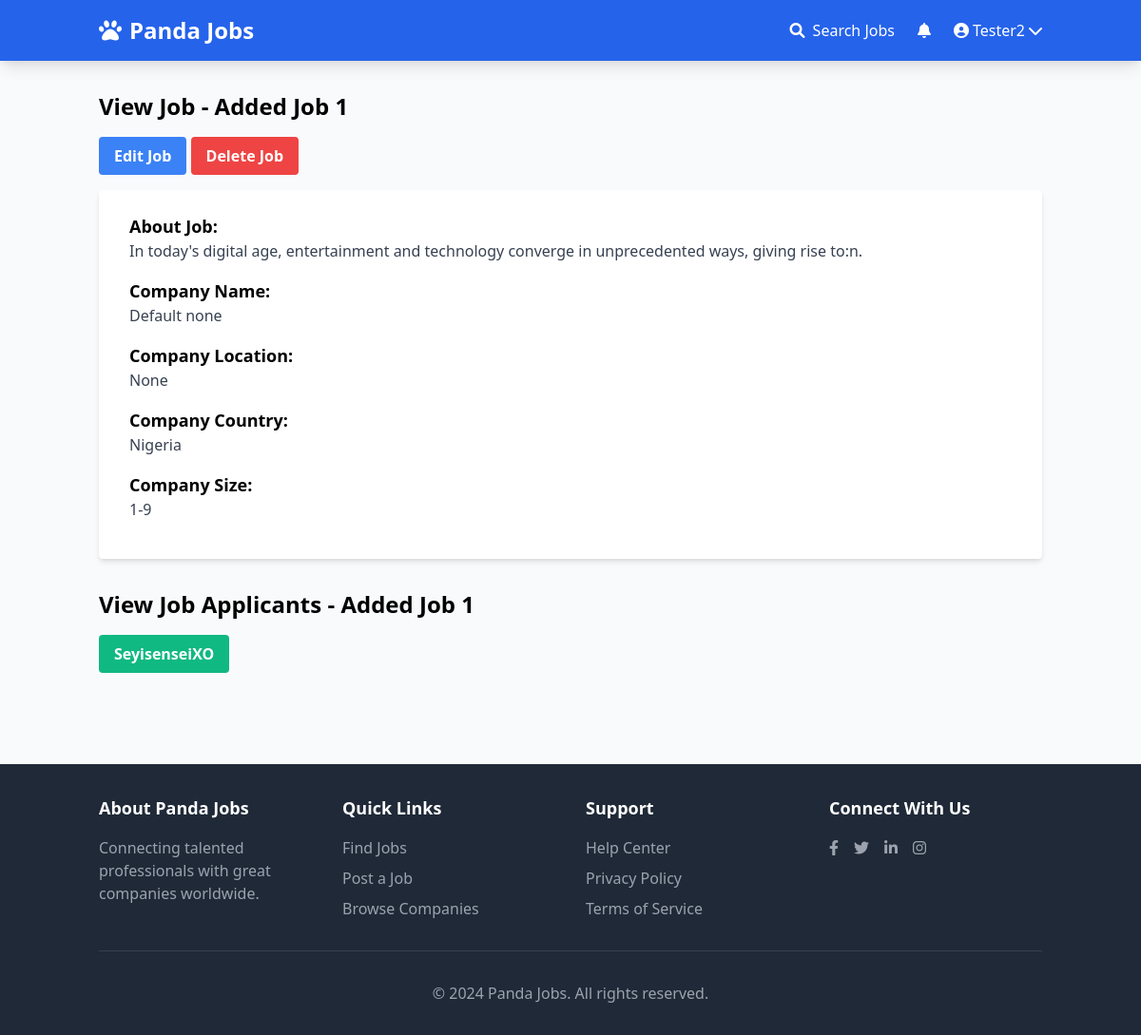
/userprofile/job/6/ (signed in), run on an earlier commit of the app's database.
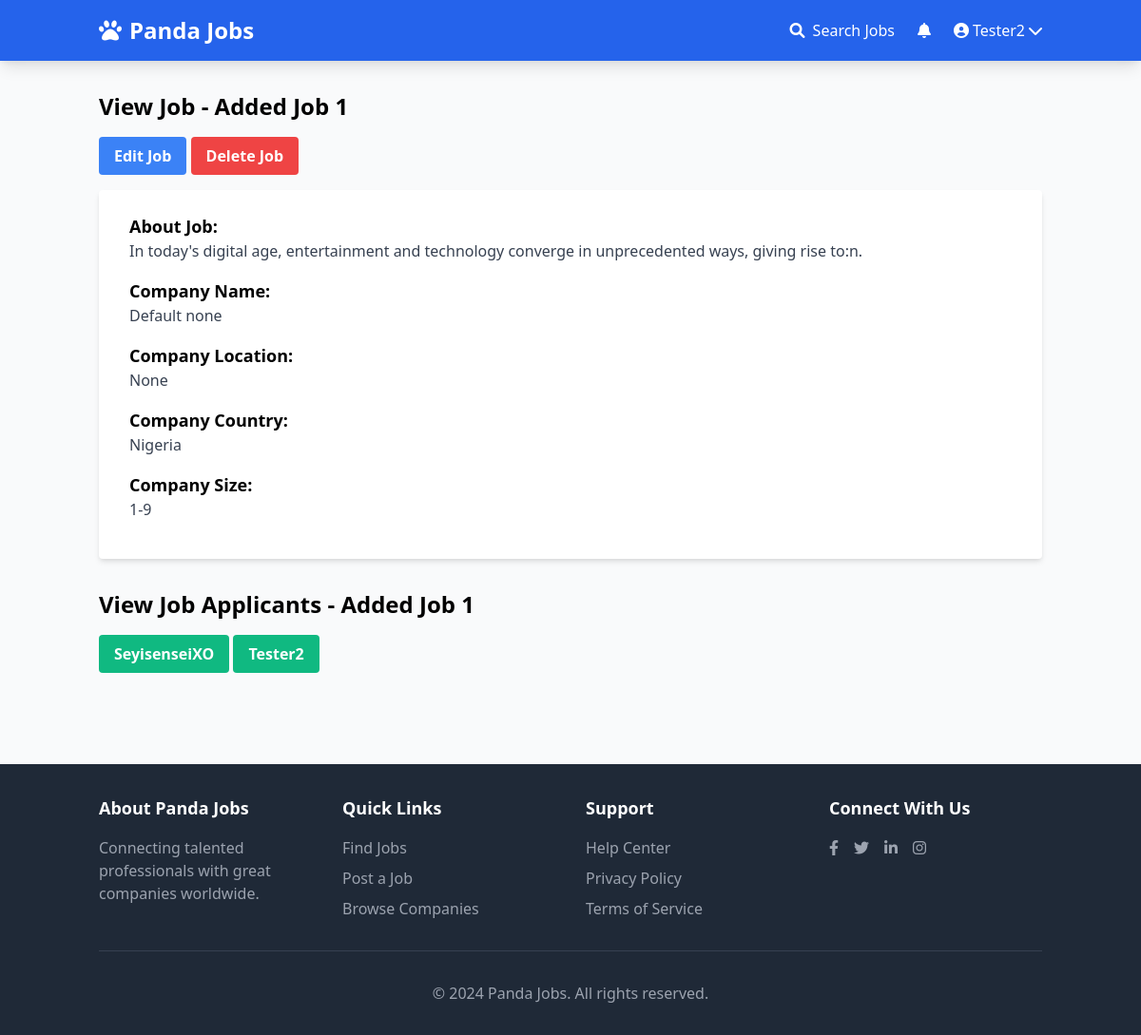
And on a later commit of the database.
### apps/jobs/models.py (models this page shows, shortened)
class JobApplication(models.Model):
    job = models.ForeignKey(Job, related_name='applications', on_delete=models.CASCADE)
    content = models.TextField()
    experience = models.TextField()
    created_at = models.DateTimeField(auto_now_add=True)
    created_by = models.ForeignKey(User, related_name='applications', on_delete=models.CASCADE)
    updated_at = models.DateTimeField(auto_now=True)

### apps/userprofile/views.py (the view)
# urls.py: path('job/<int:job_id>/', view_dashboard_job, name='view_dashboard_job'),
@login_required
def view_dashboard_job(request, job_id):
    job = get_object_or_404(Job, pk=job_id, created_by=request.user)
    return render(request, 'view_dashboard_job.html', {'job':job})

### apps/notifications/context_processors.py (called while the page is built)
def notification(request):
    if request.user.is_authenticated:
        return {'notifications': request.user.notifications.filter(is_read=False)}
    else:
        return {'notifications': []}

### apps/userprofile/templates/view_dashboard_job.html
{% extends 'base.html' %}
{% block content %}
    <div class="container mx-auto">
        <h2 class="text-2xl font-bold mb-4">View Job - {{ job.title }}</h2>
        <a href="{% url 'edit_job' job.id %}" class="bg-blue-500 hover:bg-blue-700 text-white font-bold py-2 px-4 rounded mb-4 inline-block">Edit Job</a>
        <a href="" class="bg-red-500 hover:bg-red-700 text-white font-bold py-2 px-4 rounded mb-4 inline-block">Delete Job</a>
        <div class="bg-white shadow-md rounded px-8 py-6 mb-8">
            <div class="mb-4">
                <p class="text-lg font-semibold">About Job:</p>
                <p class="text-gray-700">{{ job.summary }}</p>
            </div>
            <div class="mb-4">
                <p class="text-lg font-semibold">Company Name:</p>
                <p class="text-gray-700">{{ job.company_name }}</p>
            </div>
            <div class="mb-4">
                <p class="text-lg font-semibold">Company Location:</p>
                <p class="text-gray-700">{{ job.company_location }}</p>
            </div>
            <div class="mb-4">
                <p class="text-lg font-semibold">Company Country:</p>
                <p class="text-gray-700">{{ job.company_country }}</p>
            </div>
            <div class="mb-4">
                <p class="text-lg font-semibold">Company Size:</p>
                <p class="text-gray-700">{{ job.get_company_size_display }}</p>
            </div>
        </div>
        <h2 class="text-2xl font-bold mb-4">View Job Applicants - {{ job.title }}</h2>
        {% for application in job.applications.all %}
            <a href="{% url 'view_application' application.id %}" class="bg-green-500 hover:bg-green-700 text-white font-bold py-2 px-4 rounded inline-block mb-4">{{ application.created_by.username }}</a>
        {% endfor %}
    </div>
{% endblock %}

What changed in the data, as far as the page shows it:
added JobApplication: created_by.username "Tester2"
